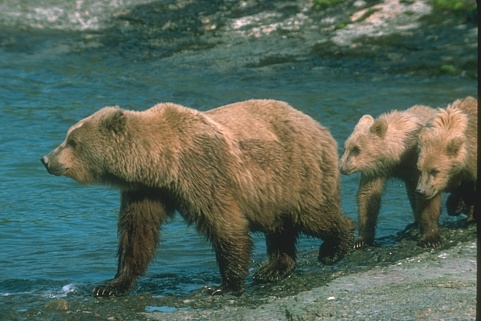
#> input picture edge_algos/test_data/100075.jpg, 481 x 321 px; its folder holds only this picture in this run
$ python otsu_canny.py test_data/100075.jpg   (Python 2 division)   (older library calls are emulated)
#> lines starting #> are read from the running program, lines starting #| are printed output that depends on the picture
import numpy as np
from scipy.ndimage.filters import convolve, gaussian_filter
from scipy.misc import imread, imshow, imsave
import sys
import matplotlib.pyplot as plt
import os
import glob
import math
from skimage.measure import compare_ssim as ssim

np.set_printoptions(threshold=np.nan)

def find_mean(hist,bins):

	mean = 0.0
	summed = 0.0
	for i in range(hist.shape[0]):
		summed += hist[i]
		mid_point = (bins[i] + bins[i+1])/2

		mean += hist[i]*mid_point

	if summed == 0:
		return 0
	return mean/summed

def find_std(hist,bins):

	mean = find_mean(hist,bins)
	total = 0.0
	std_dev = 0.0
	for i in range(hist.shape[0]):
		total += hist[i]
		std_dev += np.power(hist[i] - mean,2.0)

	if total == 0:
		return 0

	return np.power(std_dev/total,0.5)

def CannyEdgeDetector(im, blur = 1, highThreshold = 91, lowThreshold = 31,H = 1, show_hist = False, bins = 512, K = 1, L = 0):
#> called with blur = 1, highThreshold = 91, lowThreshold = 31, H = 1, show_hist = False, bins = 512, K = 0.1, L = 0
	im = np.array(im, dtype=float) #Convert to float to prevent clipping values

	#Gaussian blur to reduce noise
	# im2 = gaussian_filter(im, blur)

	#Use sobel filters to get horizontal and vertical gradients
	im2h = convolve(im,[[-1,0,1],[-2,0,2],[-1,0,1]])
	im2v = convolve(im,[[1,2,1],[0,0,0],[-1,-2,-1]])

	#Get gradient and direction
	W = np.exp(- (np.power(np.power(im2h, 2.0) + np.power(im2v, 2.0), 0.5)/(np.power(H, 2.0)*2)))


	im3 = np.zeros((im.shape[0],im.shape[1]))

	# print W.shape
	for i in range(im.shape[0]):
		for j in range(im.shape[1]):

			if i == 0 or i == im.shape[0]-1 or j == 0 or j == im.shape[1]-1:
				continue

			D = 0
			V = 0
			for k in range(-1,2):
				for l in range(-1,2):
					D += W[i+k,j+l]

					V += im[i+k,j+l]*W[i+k,j+l]

			im3[i,j] = V/D
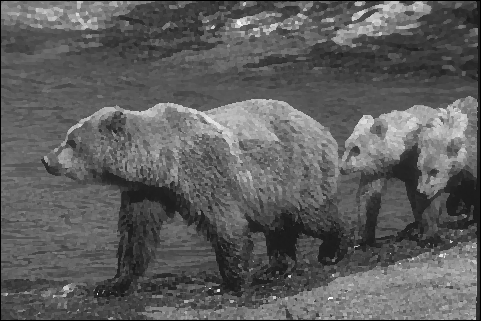
#> im3: shape (321, 481) float64; min 0, max 254, mean 93.8

	im4h = convolve(im3,[[-1,0,1],[-2,0,2],[-1,0,1]])
	im4v = convolve(im3,[[1,2,1],[0,0,0],[-1,-2,-1]])

	grad = np.power(np.power(im4h, 2.0) + np.power(im4v, 2.0), 0.5)

	theta = np.arctan2(im4v, im4h)
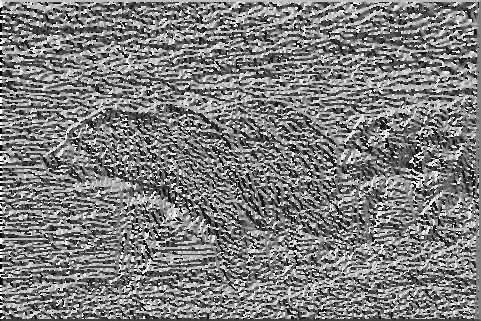
#> theta: shape (321, 481) float64; min -3.14, max 3.14, mean -0.0388; drawn with min black and max white
	thetaQ = (np.round(theta * (5.0 / np.pi)) + 5) % 5 #Quantize direction
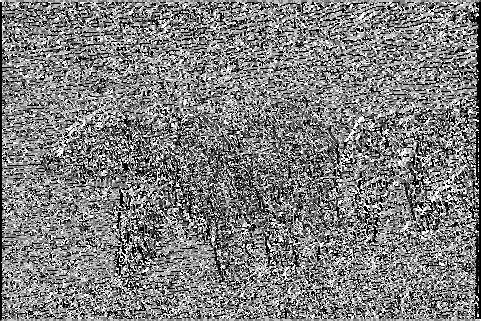
#> thetaQ: shape (321, 481) float64; min 0, max 4, mean 2; drawn with min black and max white

	#Non-maximum suppression
	gradSup = grad.copy()
	for r in range(im.shape[0]):
		for c in range(im.shape[1]):
			#Suppress pixels at the image edge
			if r == 0 or r == im.shape[0]-1 or c == 0 or c == im.shape[1] - 1:
				gradSup[r, c] = 0
				continue
			tq = thetaQ[r, c] % 4

			if tq == 0: #0 is E-W (horizontal)
				if grad[r, c] <= grad[r, c-1] or grad[r, c] <= grad[r, c+1]:
					gradSup[r, c] = 0
			if tq == 1: #1 is NE-SW
				if grad[r, c] <= grad[r-1, c+1] or grad[r, c] <= grad[r+1, c-1]:
					gradSup[r, c] = 0
			if tq == 2: #2 is N-S (vertical)
				if grad[r, c] <= grad[r-1, c] or grad[r, c] <= grad[r+1, c]:
					gradSup[r, c] = 0
			if tq == 3: #3 is NW-SE
				if grad[r, c] <= grad[r-1, c-1] or grad[r, c] <= grad[r+1, c+1]:
					gradSup[r, c] = 0
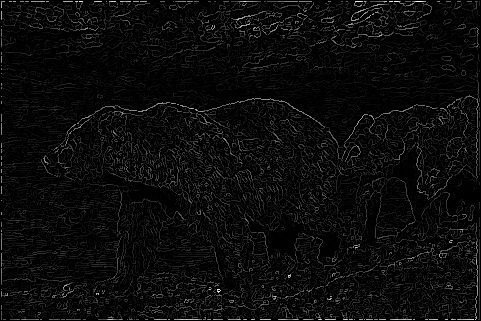
#> gradSup: shape (321, 481) float64; min 0, max 804.6, mean 35.3; drawn with min black and max white


	flattened_grad = np.reshape(grad,(grad.shape[0])*(grad.shape[1]))

	mean_grad = np.mean(flattened_grad)
#> mean_grad = 74.04

	hist, bin_edges = np.histogram(flattened_grad,bins=bins)
#> hist = 512 values, max 3963 at index 0, min 0 at index 420, mean 301.6; bin_edges = 513 values from 0 to 804.6

	# print hist,bin_edges

	total = (grad.shape[0])*(grad.shape[1])
#> total = 154401

	otsu_thresh = 0.0
	sum_n = 0.0
	max_between_variance = -1.0


	for i in range(hist.shape[0]):


		sum_n =  sum_n + hist[i]

		PA = (sum_n/total)
		PB = (total - sum_n)/total

		mu_A = find_mean(hist[:i+1],bin_edges[:i+2])
		mu_B = find_mean(hist[i+1:],bin_edges[i:])

		# print PA,PB,mu_A,mu_B

		between_variance = PA*np.power(mu_A - mean_grad, 2.0) + PB*np.power(mu_B - mean_grad,2.0)

		# print between_variance


		if max_between_variance < between_variance:
			max_between_variance = between_variance
			otsu_thresh = i
#> this loop made 512 passes
#> (sum_n, PA, PB, mu_A, mu_B, between_variance, max_between_variance) on passes 1 to 12: (3963, 0.0257, 0.974, 0.786, 74.4, 137.9, 137.9), (6728, 0.0436, 0.956, 1.43, 75.78, 232.6, 232.6), (9885, 0.064, 0.936, 2.23, 77.39, 340.6, 340.6), (12793, 0.0829, 0.917, 2.97, 78.89, 440.1, 440.1), (15733, 0.102, 0.898, 3.74, 80.45, 540.5, 540.5), (18733, 0.121, 0.879, 4.52, 82.07, 643, 643), (21517, 0.139, 0.861, 5.26, 83.61, 738.1, 738.1), (24391, 0.158, 0.842, 6.03, 85.23, 836.2, 836.2), (27121, 0.176, 0.824, 6.77, 86.81, 929.4, 929.4), (29825, 0.193, 0.807, 7.51, 88.4, 1021.5, 1021.5), (32477, 0.21, 0.79, 8.24, 90, 1111.9, 1111.9), (35075, 0.227, 0.773, 8.97, 91.6, 1200.2, 1200.2)
#> sum_n on pass 59: 113816


	# print otsu_thresh

	mu_weak = find_mean(hist[:otsu_thresh+1],bin_edges[:otsu_thresh+2])
	mu_strong = find_mean(hist[otsu_thresh+1:],bin_edges[otsu_thresh:])

	std_weak = find_std(hist[:otsu_thresh+1],bin_edges[:otsu_thresh+2])
	std_strong = find_std(hist[otsu_thresh+1:],bin_edges[otsu_thresh:])

	# print 'mu_weak:',mu_weak,'mu_strong:',mu_strong
	# print 'std_weak:',std_weak,'std_strong:',std_strong
	#Double threshold

	highThreshold = mu_weak + K*std_weak
	lowThreshold = mu_weak + L*std_weak

	# print highThreshold,lowThreshold

	if show_hist == True:
		plt.hist(flattened_grad,bins=bins)  # arguments are passed to np.histogram
		plt.title("Histogram with %d bins" % (bins))

		plt.axvline(mean_grad, color='b', linestyle='dashed', linewidth=2)
		plt.axvline(highThreshold, color='r', linestyle='dashed', linewidth=2)
		plt.axvline(lowThreshold, color='g', linestyle='dashed', linewidth=2)

		plt.show()

	strongEdges = (gradSup > highThreshold)
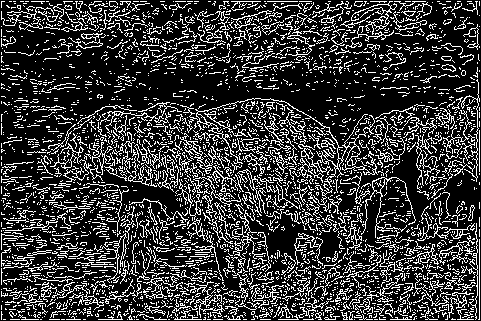
#> strongEdges: shape (321, 481) bool; 22.3% white in thin lines or dots

	#Strong has value 2, weak has value 1
	thresholdedEdges = np.array(strongEdges, dtype=np.uint8) + (gradSup > lowThreshold)

	#Tracing edges with hysteresis
	#Find weak edge pixels near strong edge pixels
	finalEdges = strongEdges.copy()
	currentPixels = []
	for r in range(1, im.shape[0]-1):
		for c in range(1, im.shape[1]-1):
			if thresholdedEdges[r, c] != 1:
				continue #Not a weak pixel

			#Get 3x3 patch
			localPatch = thresholdedEdges[r-1:r+2,c-1:c+2]
			patchMax = localPatch.max()
			if patchMax == 2:
				currentPixels.append((r, c))
				finalEdges[r, c] = 1
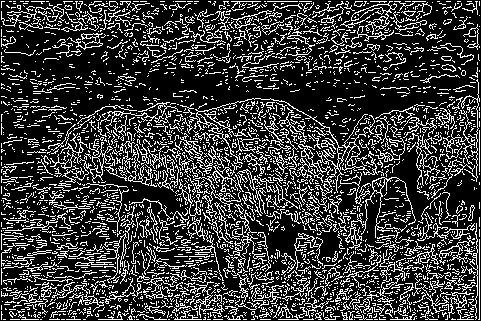
#> finalEdges: shape (321, 481) bool; 23.1% white in thin lines or dots

	#Extend strong edges based on current pixels
	while len(currentPixels) > 0:
		newPix = []
		for r, c in currentPixels:
			for dr in range(-1, 2):
				for dc in range(-1, 2):
					if dr == 0 and dc == 0: continue
					r2 = r+dr
					c2 = c+dc
					if thresholdedEdges[r2, c2] == 1 and finalEdges[r2, c2] == 0:
						#Copy this weak pixel to final result
						newPix.append((r2, c2))
						finalEdges[r2, c2] = 1
		currentPixels = newPix
#> this loop made 4 passes
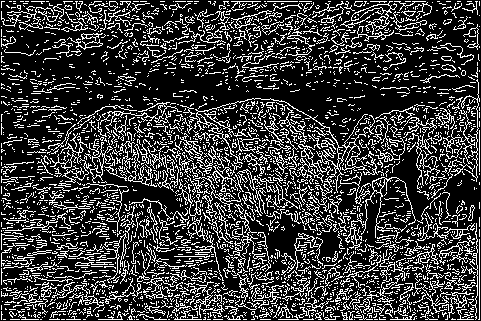
#> finalEdges: shape (321, 481) bool; 23.2% white in thin lines or dots

	return finalEdges

# [6 lines left out: function psnr, not called in this run]


def ssim_value(y_true,y_pred):
	return 100*ssim(y_true, y_pred, multichannel = False)

# [34 lines left out: function eval, not called in this run]

if __name__=="__main__":
	path = 'test_data/'

	path_save = 'otsu_canny/'

	if not os.path.exists(path_save):
		os.makedirs(path_save)

	file_total = len(os.listdir(path))


	min_psnr = 100
	max_ssim = 0

	best_K_psnr = 0
	best_L_psnr = 0

	best_K_ssim = 0
	best_L_ssim = 0

	for i in range(0,20):
		for j in range(i + 1,20):
			count = 1
			for filename in os.listdir(path):
				if not filename.endswith('.jpg'):
					continue
				input_im = path + filename
				print filename
				im = imread(input_im, mode="L") #Open image, convert to greyscale
				K = j/10.0
				L = i/10.0
				finalEdges = CannyEdgeDetector(im,show_hist=False,K = K , L = L)

#> (the run stopped early here; a loop or call above may not have finished)

$ run again, on edge_algos/test_data/108036.jpg
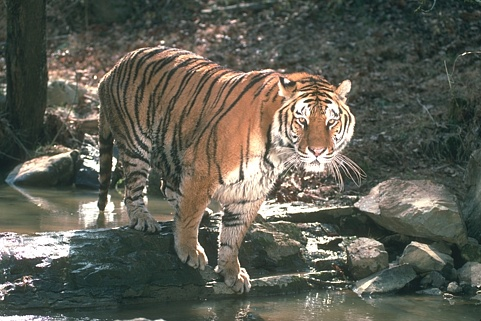
#> input picture edge_algos/test_data/108036.jpg, 481 x 321 px
#> after the loop in CannyEdgeDetector, `for r in range(im.shape[0]):`:
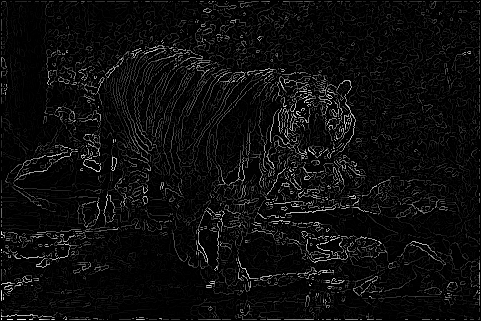
#> gradSup: shape (321, 481) float64; min 0, max 1067.1, mean 56.5; drawn with min black and max white
#> mean_grad = 118
#> hist = 512 values, max 4768 at index 0, min 0 at index 452, mean 301.6; bin_edges = 513 values from 0 to 1067.1
#> the loop in CannyEdgeDetector, `for i in range(hist.shape[0]):  ` made 512 passes
#> (sum_n, PA, PB, mu_A, mu_B, between_variance, max_between_variance) on passes 1 to 8: (4768, 0.0309, 0.969, 1.04, 119.7, 425.4, 425.4), (8392, 0.0544, 0.946, 1.94, 122.6, 752.7, 752.7), (11947, 0.0774, 0.923, 2.91, 125.6, 1078.7, 1078.7), (15792, 0.102, 0.898, 3.98, 129, 1437.8, 1437.8), (19285, 0.125, 0.875, 4.96, 132.1, 1770.5, 1770.5), (22873, 0.148, 0.852, 5.98, 135.5, 2118.8, 2118.8), (26372, 0.171, 0.829, 6.98, 138.9, 2465.7, 2465.7), (29749, 0.193, 0.807, 7.97, 142.2, 2807.5, 2807.5)
#> strongEdges: shape (321, 481) bool; 20.2% white in thin lines or dots
#> after the loop in CannyEdgeDetector, `for r in range(1, im.shape[0]-1):`:
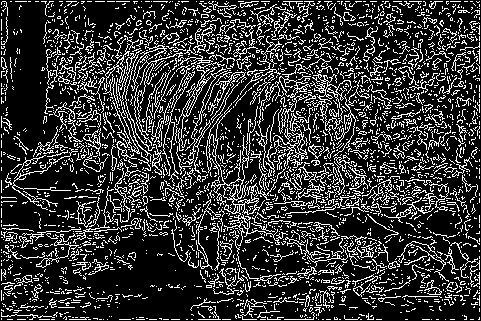
#> finalEdges: shape (321, 481) bool; 20.8% white in thin lines or dots
#> the loop in CannyEdgeDetector, `while len(currentPixels) > 0:` made 4 passes

$ run again, on edge_algos/test_data/108041.jpg
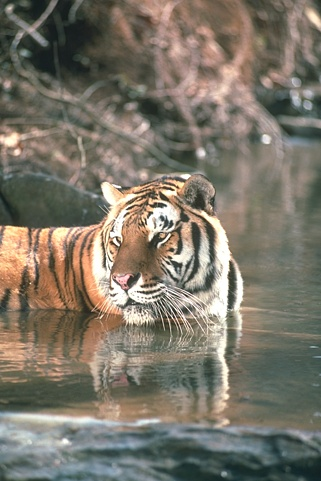
#> input picture edge_algos/test_data/108041.jpg, 321 x 481 px
#> after the loop in CannyEdgeDetector, `for r in range(im.shape[0]):`:
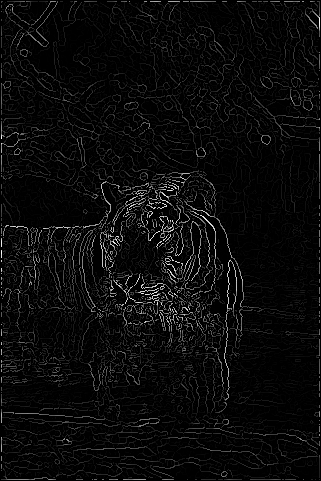
#> gradSup: shape (481, 321) float64; min 0, max 961, mean 41.6; drawn with min black and max white
#> mean_grad = 89.46
#> hist = 512 values, max 5411 at index 0, min 0 at index 453, mean 301.6; bin_edges = 513 values from 0 to 961
#> the loop in CannyEdgeDetector, `for i in range(hist.shape[0]):  ` made 512 passes
#> (sum_n, PA, PB, mu_A, mu_B, between_variance, max_between_variance) on passes 1 to 8: (5411, 0.035, 0.965, 0.938, 90.81, 276.4, 276.4), (10724, 0.0695, 0.931, 1.87, 94.13, 553.2, 553.2), (15993, 0.104, 0.896, 2.8, 97.61, 837.5, 837.5), (20797, 0.135, 0.865, 3.67, 101, 1105.6, 1105.6), (25537, 0.165, 0.835, 4.56, 104.4, 1379.1, 1379.1), (29816, 0.193, 0.807, 5.38, 107.7, 1634, 1634), (34103, 0.221, 0.779, 6.24, 111.2, 1897.5, 1897.5), (37992, 0.246, 0.754, 7.04, 114.5, 2144, 2144)
#> strongEdges: shape (481, 321) bool; 18.2% white in thin lines or dots
#> the loop in CannyEdgeDetector, `while len(currentPixels) > 0:` made 5 passes
#> after the loop in CannyEdgeDetector, `while len(currentPixels) > 0:`:
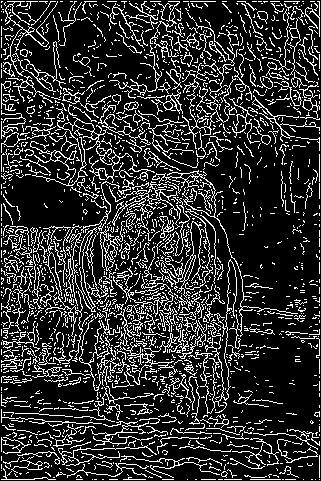
#> finalEdges: shape (481, 321) bool; 18.9% white in thin lines or dots

$ run again, on edge_algos/test_data/108069.jpg
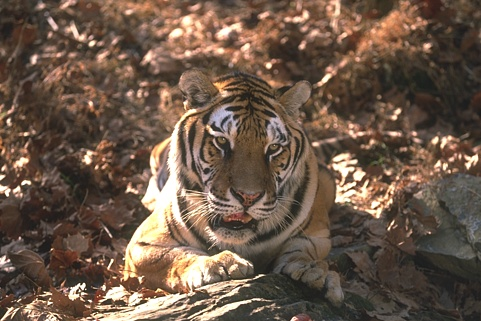
#> input picture edge_algos/test_data/108069.jpg, 481 x 321 px
#> mean_grad = 114.8
#> hist = 512 values, max 5801 at index 0, min 0 at index 433, mean 301.6; bin_edges = 513 values from 0 to 1095.1
#> the loop in CannyEdgeDetector, `for i in range(hist.shape[0]):  ` made 512 passes
#> (sum_n, PA, PB, mu_A, mu_B, between_variance, max_between_variance) on passes 1 to 8: (5801, 0.0376, 0.962, 1.07, 117.1, 490.9, 490.9), (10794, 0.0699, 0.93, 2.06, 121.1, 925.6, 925.6), (15355, 0.0994, 0.901, 3.04, 125, 1335.6, 1335.6), (19759, 0.128, 0.872, 4.03, 128.9, 1743.5, 1743.5), (23782, 0.154, 0.846, 4.97, 132.6, 2126.9, 2126.9), (28033, 0.182, 0.818, 6, 136.8, 2544.2, 2544.2), (31719, 0.205, 0.795, 6.92, 140.5, 2916.8, 2916.8), (35472, 0.23, 0.77, 7.89, 144.5, 3306.7, 3306.7)
#> strongEdges: shape (321, 481) bool; 19.5% white in thin lines or dots
#> after the loop in CannyEdgeDetector, `for r in range(1, im.shape[0]-1):`:
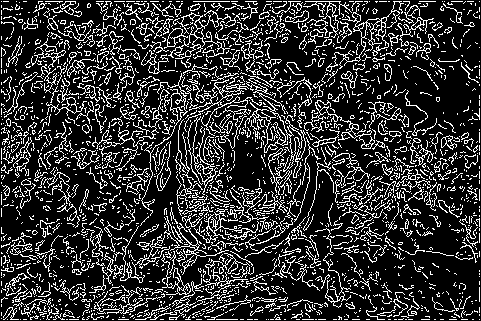
#> finalEdges: shape (321, 481) bool; 20% white in thin lines or dots
#> the loop in CannyEdgeDetector, `while len(currentPixels) > 0:` made 4 passes
